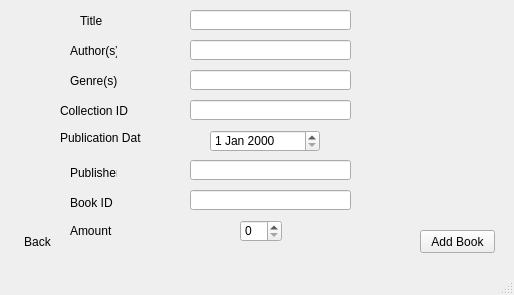
<?xml version="1.0" encoding="UTF-8"?>
<ui version="4.0">
 <class>MainWindow</class>
 <widget class="QMainWindow" name="MainWindow">
  <property name="geometry">
   <rect>
    <x>0</x>
    <y>0</y>
    <width>514</width>
    <height>295</height>
   </rect>
  </property>
  <property name="windowTitle">
   <string>MainWindow</string>
  </property>
  <widget class="QWidget" name="centralwidget">
   <widget class="QLabel" name="label">
    <property name="geometry">
     <rect>
      <x>80</x>
      <y>10</y>
      <width>47</width>
      <height>21</height>
     </rect>
    </property>
    <property name="text">
     <string>Title</string>
    </property>
   </widget>
   <widget class="QLabel" name="label_2">
    <property name="geometry">
     <rect>
      <x>70</x>
      <y>40</y>
      <width>47</width>
      <height>21</height>
     </rect>
    </property>
    <property name="text">
     <string>Author(s)</string>
    </property>
   </widget>
   <widget class="QLabel" name="label_3">
    <property name="geometry">
     <rect>
      <x>70</x>
      <y>60</y>
      <width>47</width>
      <height>41</height>
     </rect>
    </property>
    <property name="text">
     <string>Genre(s)</string>
    </property>
   </widget>
   <widget class="QLabel" name="label_4">
    <property name="geometry">
     <rect>
      <x>70</x>
      <y>162</y>
      <width>47</width>
      <height>21</height>
     </rect>
    </property>
    <property name="text">
     <string>Publisher</string>
    </property>
   </widget>
   <widget class="QLabel" name="label_5">
    <property name="geometry">
     <rect>
      <x>60</x>
      <y>130</y>
      <width>81</width>
      <height>16</height>
     </rect>
    </property>
    <property name="text">
     <string>Publication Date</string>
    </property>
   </widget>
   <widget class="QLabel" name="label_6">
    <property name="geometry">
     <rect>
      <x>70</x>
      <y>192</y>
      <width>47</width>
      <height>21</height>
     </rect>
    </property>
    <property name="text">
     <string>Book ID</string>
    </property>
   </widget>
   <widget class="QLineEdit" name="title">
    <property name="geometry">
     <rect>
      <x>190</x>
      <y>10</y>
      <width>161</width>
      <height>20</height>
     </rect>
    </property>
   </widget>
   <widget class="QLineEdit" name="author">
    <property name="geometry">
     <rect>
      <x>190</x>
      <y>40</y>
      <width>161</width>
      <height>20</height>
     </rect>
    </property>
   </widget>
   <widget class="QLineEdit" name="genre">
    <property name="geometry">
     <rect>
      <x>190</x>
      <y>70</y>
      <width>161</width>
      <height>20</height>
     </rect>
    </property>
   </widget>
   <widget class="QDateEdit" name="publicationDate">
    <property name="geometry">
     <rect>
      <x>210</x>
      <y>130</y>
      <width>110</width>
      <height>22</height>
     </rect>
    </property>
   </widget>
   <widget class="QSpinBox" name="amount">
    <property name="geometry">
     <rect>
      <x>240</x>
      <y>220</y>
      <width>42</width>
      <height>22</height>
     </rect>
    </property>
   </widget>
   <widget class="QLineEdit" name="publisher">
    <property name="geometry">
     <rect>
      <x>190</x>
      <y>160</y>
      <width>161</width>
      <height>20</height>
     </rect>
    </property>
   </widget>
   <widget class="QLineEdit" name="bookID">
    <property name="geometry">
     <rect>
      <x>190</x>
      <y>190</y>
      <width>161</width>
      <height>20</height>
     </rect>
    </property>
   </widget>
   <widget class="QLabel" name="label_7">
    <property name="geometry">
     <rect>
      <x>70</x>
      <y>220</y>
      <width>47</width>
      <height>21</height>
     </rect>
    </property>
    <property name="text">
     <string>Amount </string>
    </property>
   </widget>
   <widget class="QPushButton" name="addBook">
    <property name="geometry">
     <rect>
      <x>420</x>
      <y>230</y>
      <width>75</width>
      <height>23</height>
     </rect>
    </property>
    <property name="text">
     <string>Add Book</string>
    </property>
   </widget>
   <widget class="QPushButton" name="back">
    <property name="geometry">
     <rect>
      <x>0</x>
      <y>230</y>
      <width>75</width>
      <height>23</height>
     </rect>
    </property>
    <property name="text">
     <string>Back</string>
    </property>
    <property name="flat">
     <bool>true</bool>
    </property>
   </widget>
   <widget class="QLineEdit" name="collectionID">
    <property name="geometry">
     <rect>
      <x>190</x>
      <y>100</y>
      <width>161</width>
      <height>20</height>
     </rect>
    </property>
   </widget>
   <widget class="QLabel" name="label_8">
    <property name="geometry">
     <rect>
      <x>60</x>
      <y>90</y>
      <width>71</width>
      <height>41</height>
     </rect>
    </property>
    <property name="text">
     <string>Collection ID</string>
    </property>
   </widget>
  </widget>
  <widget class="QMenuBar" name="menubar">
   <property name="geometry">
    <rect>
     <x>0</x>
     <y>0</y>
     <width>514</width>
     <height>21</height>
    </rect>
   </property>
  </widget>
  <widget class="QStatusBar" name="statusbar"/>
 </widget>
 <resources/>
 <connections/>
</ui>
